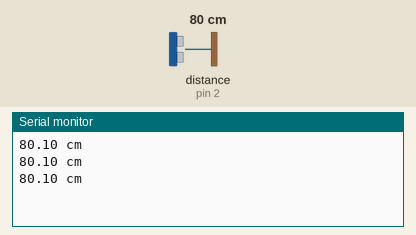
Simulated run of this sketch. Board: Arduino Uno, built with avr-gcc and run on an emulated ATmega328P. Shown: the last lines printed to the serial monitor. Wiring (inferred from the names in the program): ultrasonic range finder: trigger pin 5; echo pin 2. Inputs (shaded band) come from the test bench; at power-on: distance to the obstacle (sensor on pin 2) 80 cm. The echo pulse lasts 58.3 µs per cm.

Above: at 1.3 s.
1.4 s: distance to the obstacle (sensor on pin 2) set to 2 cm
At 1.9 s:
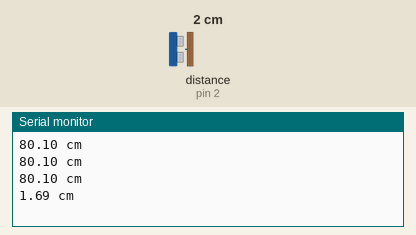
2.9 s: distance to the obstacle (sensor on pin 2) set to 4 cm
At 3.3 s:
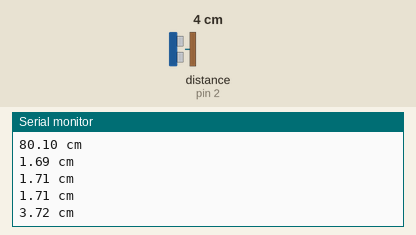
Timing chart, 0 to 5.9 s (numbered marks = the images above; inputs shaded):
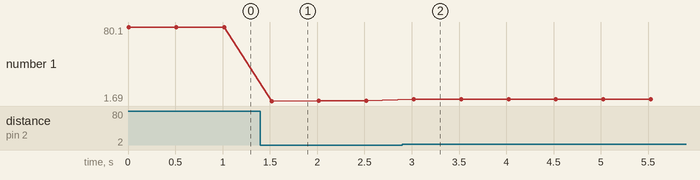

The sketch:

async_sonar.ino
```cpp
#define D0 16
#define D1 5
#define D2 4
#define D3 0
#define D4 2
#define D5 14
#define D6 12
#define D7 13
#define D8 16

void setup() {
  // put your setup code here, to run once:
  Serial.begin (9600);
    pinMode(D1, OUTPUT);
    pinMode(D2, INPUT);
}

void loop() {
  // put your main code here, to run repeatedly:
  Serial.print(read_distance(D1,D4));
  Serial.println(" cm");
  delay(500);
}

float read_distance(int trigPin,int echoPin)
{
  long czas;
  float dystans;
  digitalWrite(trigPin, LOW);
  delayMicroseconds(3);
  digitalWrite(trigPin, HIGH);
  delayMicroseconds(10);
  digitalWrite(trigPin, LOW);
  czas = pulseIn(echoPin, HIGH);
  dystans = czas / 58.0;
  return dystans;
  }
```

Measured:
- after the input at 1.4 s, the serial monitor: prints a new line after 0.12 s (image 1)
- after the input at 2.9 s, the serial monitor: prints a new line after 0.12 s (image 2)
- plotted number 1: 80.1 → 1.71 after the input at 1.4 s, 1.71 → 3.72 after the input at 2.9 s
